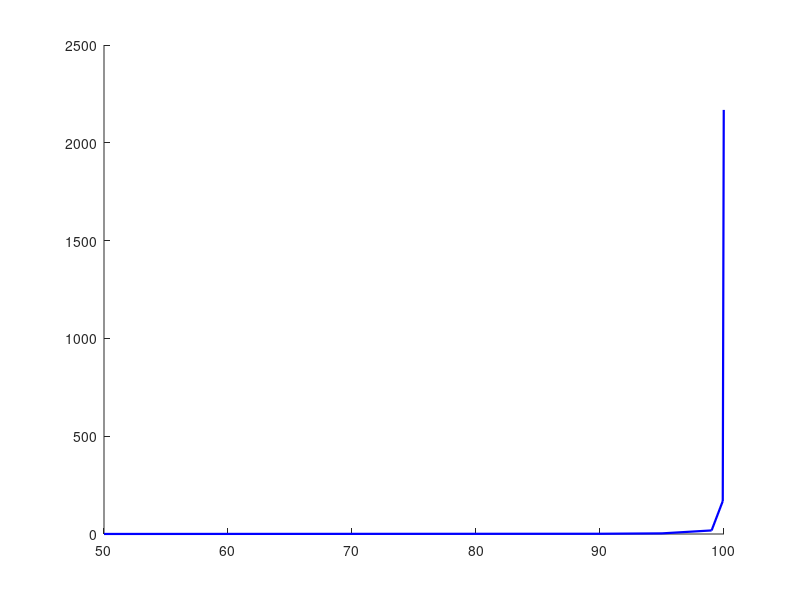

This figure's MATLAB source: (Note: this script raises an error after producing the figure.)
% clear variables and close graphics
clear all
close all
clc

aversion=[50	0.2
          90	1.2
          95	3.2
          99	18.2
          99.9	168.2
          99.98	2168.2];
        
hold on
plot(aversion(:,1),aversion(:,2),'b','LineWidth',1.6)
scatter(aversion(:,1),aversion(:,2),'^','b','MarkerFaceColor','b')

title('Risk Aversion','FontSize',16,'FontWeight','Bold')
xlabel('Quantile','FontSize',16,'FontWeight','Bold')
ylabel('Weight','FontSize',16,'FontWeight','Bold')
xlim([40 110])
ylim([-100 2500])
box on
set(gca,'LineWidth',1.6,'FontSize',16,'FontWeight','Bold')
hold off

% to save plot please uncomment following lines 
% print -painters -dpng -r600 XFGriskaversion2.png
% print -painters -dpdf -r600 XFGriskaversion2.pdf
